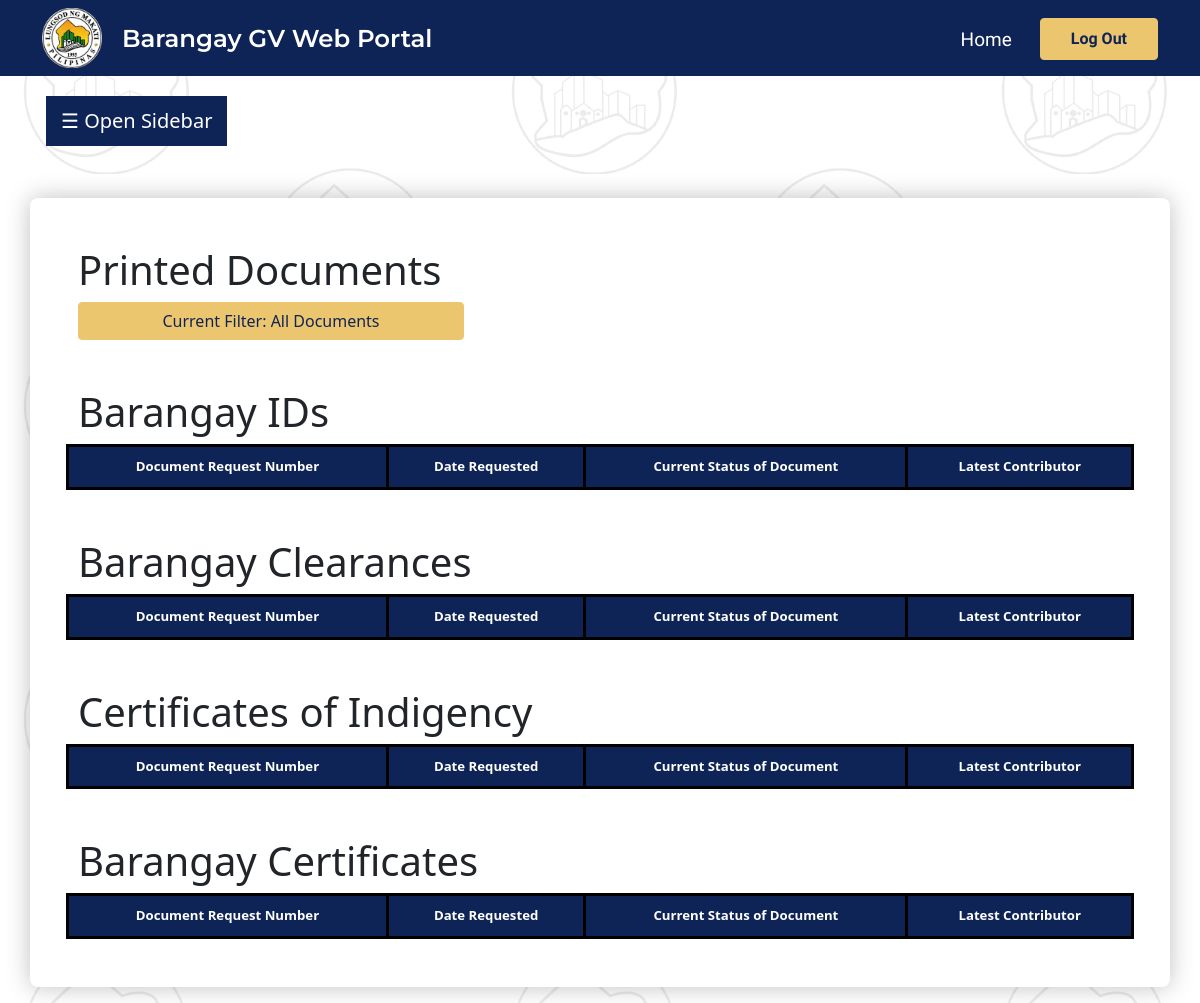
/printed_documents/ (signed in), run on an earlier commit of the app's database.
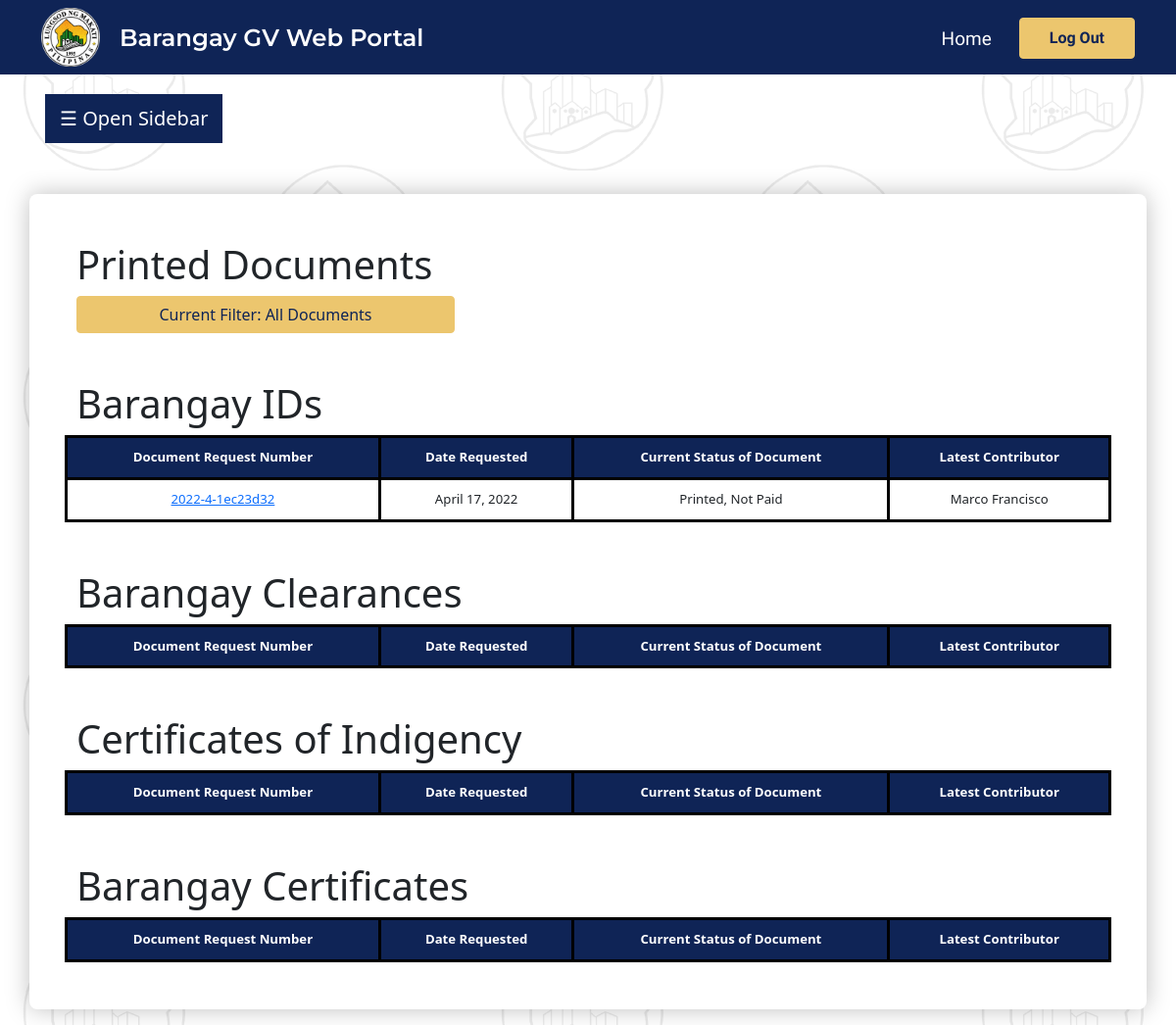
And on a later commit of the database.
### web_portal/models.py (models this page shows)
class barangay_id(models.Model):
    document_id = models.CharField(max_length = 100, default="null")
    document_type = models.CharField(max_length = 100, default="null")
    last_name = models.CharField(max_length = 100, default="null")
    first_name = models.CharField(max_length = 100, default="null")
    middle_name = models.CharField(max_length = 100, default="null")
    age = models.IntegerField(default = 0)
    birthday = models.DateField(default="2022-01-01")
    sex = models.CharField(
        max_length = 100,
        choices =  [('Male', 'Male'), ('Female', 'Female'), ('Prefer not to say', 'Prefer not to say')],
        default="null"
    )
    nationality = models.CharField(max_length = 100, default="null")
    civil_status = models.CharField(max_length = 100, default="null")
    email = models.CharField(max_length = 100, default="null")
    contact_num = models.CharField(max_length = 100, default="null")
    street = models.CharField(max_length = 100, default="null")
    city = models.CharField(max_length = 100, default="null")
    barangay = models.CharField(max_length = 100, default="null")
    province = models.CharField(max_length = 100, default="null")
    zip_code = models.CharField(max_length = 100, default="null")
    emergency_name = models.CharField(max_length = 100, default="null")
    emergency_contact_num = models.IntegerField(default = 0)
    emergency_address = models.CharField(max_length = 100, default="null")
    personal_photo = models.FileField(default="null")
    government_id_or_letter = models.FileField(null = True)
    voters_id = models.FileField(default="null")
    date_submitted = models.DateField(default="2022-01-01")
    status = models.CharField(
        max_length = 100,
        choices =  [('Submitted for Review', 'Submitted for Review'), ('Review Completed', 'Review Completed'), ('Pre-filled Template Verified', 'Pre-filled Template Verified'), ('Printed, Not Paid', 'Printed, Not Paid'), ('Printed, Paid', 'Printed, Paid'), ('Printed, Out for Delivery/Ready for Pickup', 'Printed, Out for Delivery/Ready for Pickup'), ('Delivered/Picked-up', 'Delivered/Picked-up'), ('Rejected', 'Rejected')],
        default = "null"
    )
    latest_contributor = models.CharField(max_length=100, default="PLACEHOLDER")
    type = models.CharField(
        max_length = 100,
        choices =  [('Constituent', 'Constituent'), ('Transient', 'Transient')],
        default="null"
    )
    landlord_name = models.CharField(max_length = 100, null=True, default="null")
    landlord_contact_number = models.CharField(max_length = 100, null=True, default="null")
    landlord_address = models.CharField(max_length = 100, null=True, default="null")
    additional_details = models.CharField(max_length=100, default="null")
    objects = models.Manager()

### web_portal/views.py (the view)
# urls.py: path("printed_documents/", views.admin_printed_documents, name="admin_printed_documents"),
@staff_member_required
def admin_printed_documents (request):
    ids1 = barangay_id.objects.all().filter(status = "Printed, Not Paid")
    ids2 = barangay_id.objects.all().filter(status = "Printed, Paid")
    ids3 = barangay_id.objects.all().filter(status = "Printed, Out for Delivery/Ready for Pickup")
    ids = ids1 | ids2 | ids3
    cl1 = barangay_clearance.objects.all().filter(status = "Printed, Not Paid")
    cl2 = barangay_clearance.objects.all().filter(status = "Printed, Paid")
    cl3 = barangay_clearance.objects.all().filter(status = "Printed, Out for Delivery/Ready for Pickup")
    clearances = cl1 | cl2 | cl3
    ci1 = certificate_of_indigency.objects.all().filter(status = "Printed, Not Paid")
    ci2 = certificate_of_indigency.objects.all().filter(status = "Printed, Paid")
    ci3 = certificate_of_indigency.objects.all().filter(status = "Printed, Out for Delivery/Ready for Pickup")
    cois = ci1 | ci2 | ci3
    ce1 = barangay_certificate.objects.all().filter(status = "Printed, Not Paid")
    ce2 = barangay_certificate.objects.all().filter(status = "Printed, Paid")
    ce3 = barangay_certificate.objects.all().filter(status = "Printed, Out for Delivery/Ready for Pickup")
    certificates = ce1 | ce2 | ce3
    context = {
        "ids": ids.order_by("date_submitted").reverse(),
        "clearances": clearances.order_by("date_submitted").reverse(),
        "certificates": certificates.order_by("date_submitted").reverse(),
        "cois": cois.order_by("date_submitted").reverse(),
    }
    return render(request, 'admin_printed_documents.html', context)

### web_portal/templates/admin_printed_documents.html (shortened to what the changed rows need)
{% extends "admin_base.html" %}
{% load static %}
{% block content %}
<!DOCTYPE html>
<html lang="en">
<head>
    <link rel="stylesheet" href="{% static 'styles.css' %}">
    <link href="https://cdn.jsdelivr.net/npm/bootstrap@5.1.3/dist/css/bootstrap.min.css" rel="stylesheet"
>
</head>
<body>
    <div>
        <div class="sideBar">
            <div class="container">
                <div class="row">
                    <div class="adminMainBlock p-5 mt-5" style="background-color: white;">
                        <div class="row">
                            <h1>Printed Documents</h1>
                        </div>
                        <div class="row mt-5" id="documentList1">
                            <h1>Barangay IDs</h1>
                            <table class="tdl">
                                <thead>
                                    <tr class="tdlr globalTableCell">
                                        <th class="tdlh">Document Request Number</th>
                                        <th class="tdlh">Date Requested</th>
                                        <th class="tdlh">Current Status of Document</th>
                                        <th class="tdlh">Latest Contributor</th>
                                    </tr>
                                </thead>
                                <tbody id="IDRows">
                                    {% for i in ids %}
                                    <tr class="globalTableCell">
                                        <td class="tdld"><a href="{% url 'admin_individual_barangay_id' pk=i.pk %}">{{ i.document_id }}</a>
                                        </td>
                                        <td class="tdld">{{ i.date_submitted }}</td>
                                        <td class="tdld">{{ i.status }}</td>
                                        <td class="tdld">{{ i.latest_contributor }}</td>
                                    </tr>
                                    {% endfor %}
                                </tbody>
                            </table>
                        </div>
                        <div class="row mt-5" id="documentList2">
                            <h1>Barangay Clearances</h1>
                            <table class="tdl">
                                <thead>
                                    <tr class="tdlr globalTableCell">
                                        <th class="tdlh">Document Request Number</th>
                                        <th class="tdlh">Date Requested</th>
                                        <th class="tdlh">Current Status of Document</th>
                                        <th class="tdlh">Latest Contributor</th>
                                    </tr>
                                </thead>
                            </table>
                        </div>
                        <div class="row mt-5" id="documentList3">
                            <h1>Certificates of Indigency</h1>
                            <table class="tdl">
                                <thead>
                                    <tr class="tdlr globalTableCell">
                                        <th class="tdlh">Document Request Number</th>
                                        <th class="tdlh">Date Requested</th>
                                        <th class="tdlh">Current Status of Document</th>
                                        <th class="tdlh">Latest Contributor</th>
                                    </tr>
                                </thead>
                            </table>
                        </div>
                        <div class="row mt-5" id="documentList4">
                            <h1>Barangay Certificates</h1>
                            <table class="tdl">
                                <thead>
                                    <tr class="tdlr globalTableCell">
                                        <th class="tdlh">Document Request Number</th>
                                        <th class="tdlh">Date Requested</th>
                                        <th class="tdlh">Current Status of Document</th>
                                        <th class="tdlh">Latest Contributor</th>
                                    </tr>
                                </thead>
                            </table>
                        </div>
                    </div>
                </div>
            </div>
        </div>
    </div>
</body>
</html>
</body>
</html>
{% endblock %}

What changed in the data, as far as the page shows it:
now on this page (row edited): barangay_id: document_id "2022-4-1ec23d32", date_submitted "April 17, 2022", status "Printed, Not Paid", latest_contributor "Marco Francisco"
